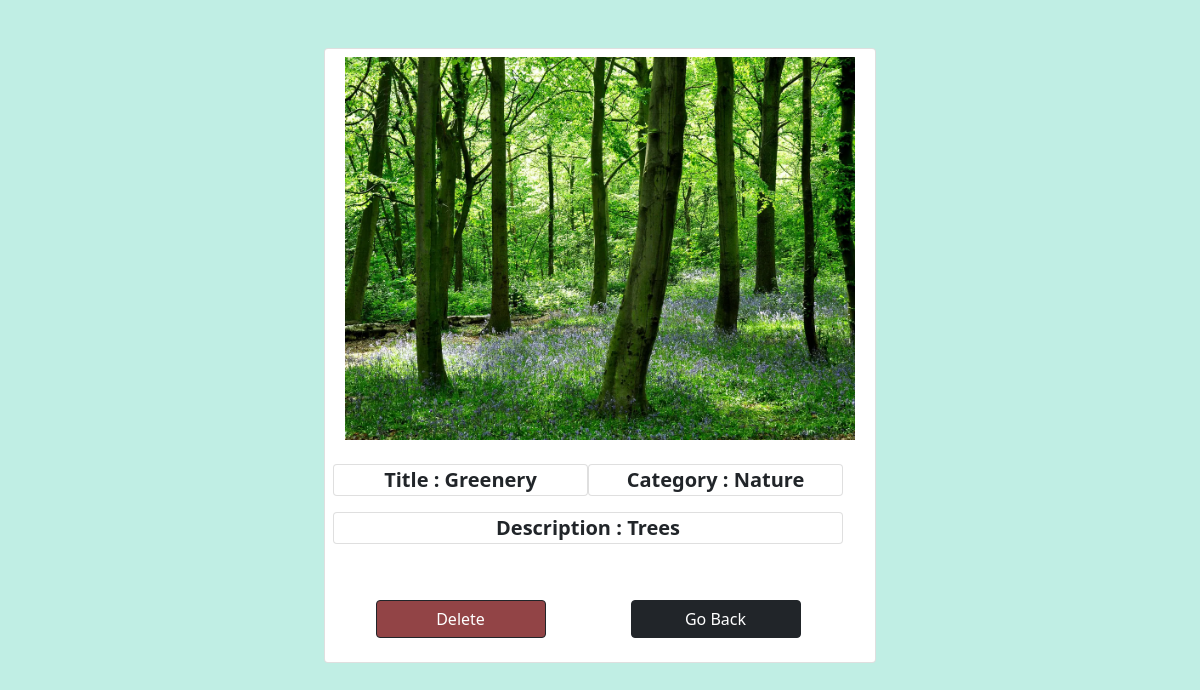
The page /photo/60/ (signed in) on the database its author committed.
### photos/models.py (models this page shows, shortened)
class Photo(models.Model):
    class Meta:
        verbose_name = 'Photo'
        verbose_name_plural = 'Photos'
    title = models.CharField(max_length=50, null=False, blank=True)
    description = models.CharField(max_length=50, null=False, blank=True)
    image = models.ImageField(null=False, blank=False)
    category = models.ForeignKey(
        Category, on_delete=models.SET_NULL, null=True, blank=True)

class Category(models.Model):
    class Meta:
        verbose_name = 'Category'
        verbose_name_plural = 'Categories'
    user = models.ForeignKey(
        User, on_delete=models.SET_NULL, null=True, blank=True)
    name = models.CharField(max_length=100, null=False, blank=False)

### photos/views.py (the view)
# urls.py: path('photo/<str:pk>/', views.viewPhoto, name='photo'),
@login_required(login_url='login')
def viewPhoto(request, pk):
    photo = Photo.objects.get(id=pk)
    print(photo.title)
    return render(request, 'photos/photo.html', {'photo': photo})

### photos/templates/photos/photo.html (shortened to what this page needs)
<!DOCTYPE html>
<html>
<head>
    <link href="https://cdn.jsdelivr.net/npm/bootstrap@5.0.0-beta1/dist/css/bootstrap.min.css" rel="stylesheet"
>
</head>
<body style="background-color:#C0EEE4;" class="m-5">
    <div class="container">
        <div class="row justify-content-center">
            <div class="col-6">
                <div class="card p-2 row justify-content-center">
                    <div class="col-12">
                        <img style="max-width: 100%; max-height: 100%;" src="{{photo.image.url}}">
                    </div>
                    <div class="blockquote row">
                        <p class="blockquote card text-center col-6"><strong>Title : {{photo.title}}</strong></p>
                        <p class="blockquote card text-center col-6"><strong>Category : {{photo.category.name}}</strong></p>
                        <p class="blockquote card text-center col-12"><strong>Description : {{photo.description}}</strong></p>
                    </div>
                    <br>
                    <form class="row justify-content-center" method="POST" action="{% url 'delete' photo.id %}">
                        <input style="background-color:#924446" class="col-4 btn btn-dark my-3 mt-3" type="submit" value="Delete" />
                        <div class="col-2"></div>
                        <a href="{% url 'gallery' %}" class="col-4 btn btn-dark my-3 mt-3">Go Back</a>
                    </form>
                </div>
            </div>
        </div>
    </div>
</body>
</html>

### rows shown on the page
Photo: image (picture), title "Greenery", category.name "Nature", description "Trees"
